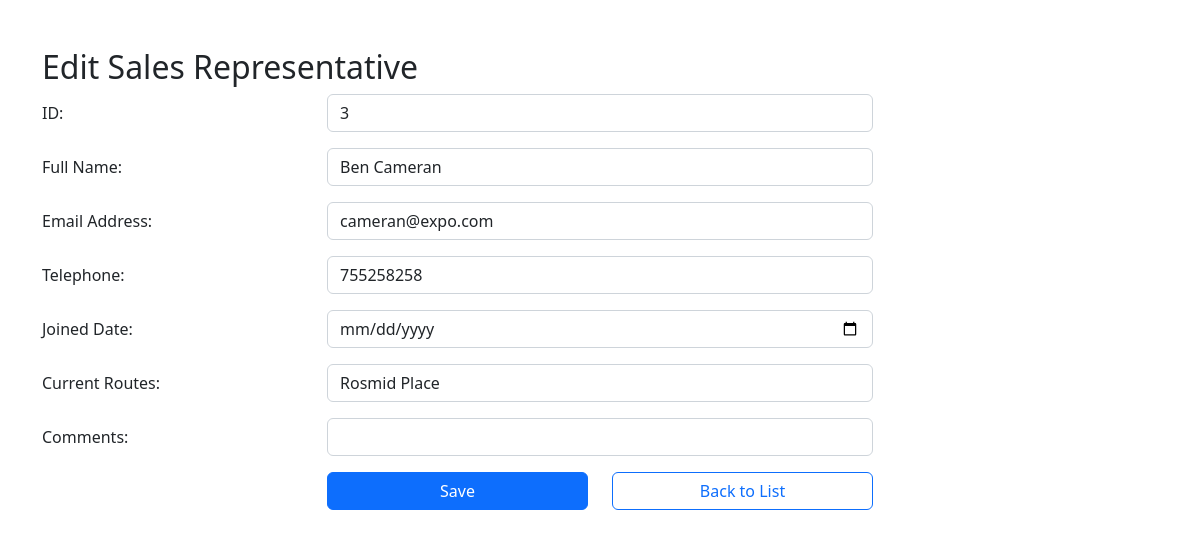
The page /edit.php?id=3 on the database its author committed.
### tables this page shows
CREATE TABLE `test` (
  `id` int(11) NOT NULL,
  `name` varchar(100) NOT NULL,
  `email` varchar(100) NOT NULL,
  `telephone` int(10) NOT NULL,
  `current_route` varchar(100) NOT NULL,
  `joined_date` date NOT NULL,
  `comment` varchar(100) NOT NULL
);

### edit.php (the view, shortened to what this page needs)
<?php
$servername = "localhost";
$username = "root";
$password = "";
$database = "php_anushka";
$connection = new mysqli($servername, $username, $password, $database);
$id = "";
$name = "";
$email = "";
$telephone = "";
$joined_date = "";
$current_route = "";
$comment = "";
if ( $_SERVER['REQUEST_METHOD'] == 'GET' ){
    $id = $_GET["id"];
    $sql = "SELECT * FROM test WHERE id=$id";
    $result = $connection->query($sql);
    $row = $result->fetch_assoc();
    $name = $row["name"];
    $email = $row["email"];
    $telephone = $row["telephone"];
    $joined_date = $row["joined_date"];
    $current_route = $row["current_route"];
    $comment = $row["comment"];
}
?>
<!DOCTYPE html>
<html lang="en">
<head>
    <link rel="stylesheet" href="https://cdn.jsdelivr.net/npm/bootstrap@5.2.0-beta1/dist/css/bootstrap.min.css">
</head>
<body>
    <div class="container my-5">
        <h2>Edit Sales Representative</h2>
        <form method="post">
            <div class="row mb-3">
                <label class="col-sm-3 col-form-label">ID:</label>
                <div class="col-sm-6">
                    <input type="number" class="form-control" name="id" value="<?php echo $id; ?>">
                </div>
            </div>
            <div class="row mb-3">
                <label class="col-sm-3 col-form-label">Full Name:</label>
                <div class="col-sm-6">
                    <input type="text" class="form-control" name="name" value="<?php echo $name; ?>">
                </div>
            </div>
            <div class="row mb-3">
                <label class="col-sm-3 col-form-label">Email Address:</label>
                <div class="col-sm-6">
                    <input type="email" class="form-control" name="email" value="<?php echo $email; ?>">
                </div>
            </div>
            <div class="row mb-3">
                <label class="col-sm-3 col-form-label">Telephone:</label>
                <div class="col-sm-6">
                    <input type="tel" class="form-control" name="telephone" value="<?php echo $telephone; ?>">
                </div>
            </div>
            <div class="row mb-3">
                <label class="col-sm-3 col-form-label">Joined Date:</label>
                <div class="col-sm-6">
                    <input type="date" class="form-control" name="joined_date" value="<?php echo $joined_date; ?>">
                </div>
            </div>
            <div class="row mb-3">
                <label class="col-sm-3 col-form-label">Current Routes:</label>
                <div class="col-sm-6">
                    <input type="text" class="form-control" name="current_route" value="<?php echo $current_route; ?>">
                </div>
            </div>
            <div class="row mb-3">
                <label class="col-sm-3 col-form-label">Comments:</label>
                <div class="col-sm-6">
                    <input type="text" class="form-control" name="comment" value="<?php echo $comment; ?>">
                </div>
            </div>
            <div class="row mb-3">
                <div class="offset-sm-3 col-sm-3 d-grid">
                    <button type="submit" class="btn btn-primary">Save</button>
                </div>
                <div class="col-sm-3 d-grid">
                    <a class="btn btn-outline-primary" href="/php_anushka/index.php" role="button">Back to List</a>
                </div>
            </div>
        </form>
    </div>
</body>
</html>

### rows shown on the page
test: name "Ben Cameran", email "cameran@expo.com", telephone "755258258", current_route "Rosmid Place"
